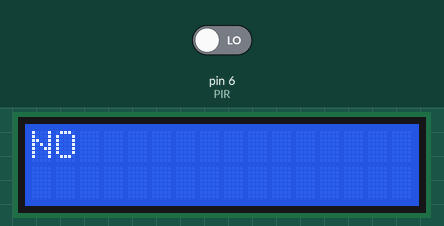
Bench run of a sketch on a simulated Arduino Uno, built with avr-gcc and run on an emulated ATmega328P. Shown: 16×2 character LCD. The inputs (shaded band) are chosen by the test bench; at power-on: pin 6 (PIR) LOW.

Above: at 1.2 s.
1.3 s: pin 6 (PIR) driven HIGH
At 2.5 s:
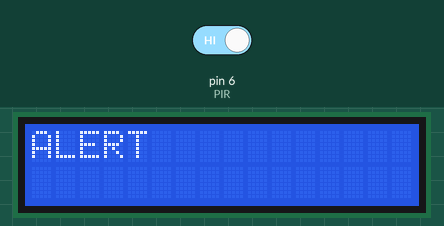
2.8 s: pin 6 (PIR) driven LOW
At 3.7 s:
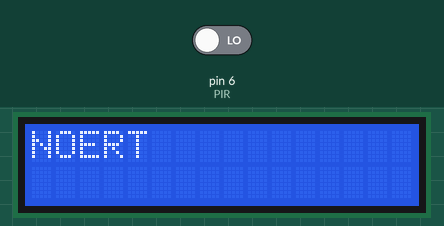
Timing chart, 0 to 5.8 s (numbered marks = the images above; inputs shaded):
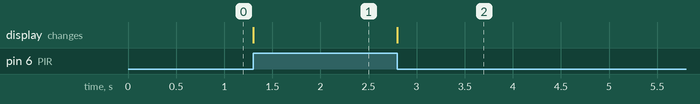

The sketch:

PIR_LCD.ino
```cpp
#include <LiquidCrystal.h>
LiquidCrystal lcd(7,8,9,10,11,12);
int PIR= 6;
int ReadValue;
void setup(){
  // put your setup code here, to run once:
  pinMode(PIR,INPUT);
  lcd.begin(16,2);
  lcd.clear();

}

void loop() {
  lcd.setCursor(0,0);
  ReadValue=digitalRead(PIR);
  if (ReadValue==HIGH){
    lcd.print("ALERT");


    }
   else {

      lcd.print("NO");

    }

  // put your main code here, to run repeatedly:

}
```

Measured:
- after the input at 1.3 s, the display: changes at once (image 1)
- after the input at 2.8 s, the display: changes at once (image 2)
